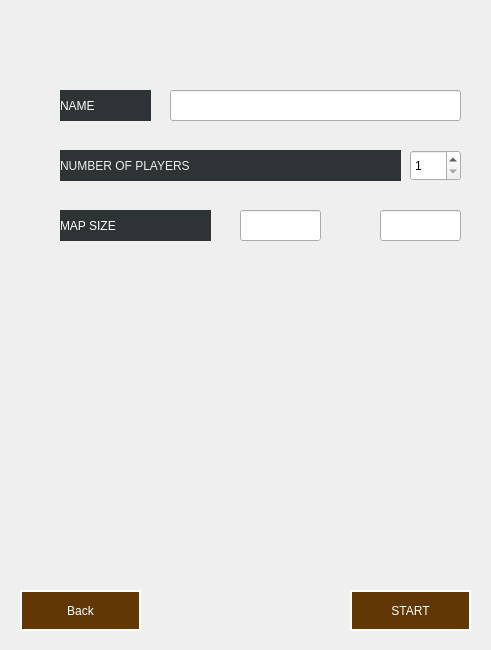
<?xml version="1.0" encoding="UTF-8"?>
<ui version="4.0">
 <class>EditorMainWindow</class>
 <widget class="QMainWindow" name="EditorMainWindow">
  <property name="geometry">
   <rect>
    <x>0</x>
    <y>0</y>
    <width>491</width>
    <height>650</height>
   </rect>
  </property>
  <property name="windowTitle">
   <string>EditorMainWindow</string>
  </property>
  <widget class="QWidget" name="centralwidget">
   <widget class="QStackedWidget" name="stackedWidget">
    <property name="geometry">
     <rect>
      <x>0</x>
      <y>0</y>
      <width>491</width>
      <height>651</height>
     </rect>
    </property>
    <property name="currentIndex">
     <number>1</number>
    </property>
    <widget class="QWidget" name="page">
     <widget class="QLabel" name="label">
      <property name="geometry">
       <rect>
        <x>0</x>
        <y>0</y>
        <width>491</width>
        <height>651</height>
       </rect>
      </property>
      <property name="text">
       <string/>
      </property>
      <property name="pixmap">
       <pixmap>../Desktop/EditorMain.jpg</pixmap>
      </property>
      <property name="scaledContents">
       <bool>true</bool>
      </property>
     </widget>
     <widget class="QPushButton" name="new_2">
      <property name="geometry">
       <rect>
        <x>170</x>
        <y>320</y>
        <width>151</width>
        <height>41</height>
       </rect>
      </property>
      <property name="styleSheet">
       <string notr="true">QPushButton {
	font: 700 11pt &quot;Dune Rise&quot;;
	color: rgb(255, 255, 255);
	background-color: rgb(96, 55, 5);
	border: 2px solid white
}
</string>
      </property>
      <property name="text">
       <string>New</string>
      </property>
     </widget>
     <widget class="QPushButton" name="load">
      <property name="geometry">
       <rect>
        <x>170</x>
        <y>390</y>
        <width>151</width>
        <height>41</height>
       </rect>
      </property>
      <property name="styleSheet">
       <string notr="true">QPushButton {
	font: 700 11pt &quot;Dune Rise&quot;;
	color: rgb(255, 255, 255);
	background-color: rgb(96, 55, 5);
	border: 2px solid white
}
</string>
      </property>
      <property name="text">
       <string>Load</string>
      </property>
     </widget>
    </widget>
    <widget class="QWidget" name="page_2">
     <widget class="QPushButton" name="back1">
      <property name="geometry">
       <rect>
        <x>20</x>
        <y>590</y>
        <width>121</width>
        <height>41</height>
       </rect>
      </property>
      <property name="styleSheet">
       <string notr="true">QPushButton {
	font: 700 11pt &quot;Dune Rise&quot;;
	color: rgb(255, 255, 255);
	background-color: rgb(96, 55, 5);
	border: 2px solid white
}
</string>
      </property>
      <property name="text">
       <string>Back</string>
      </property>
     </widget>
     <widget class="QLabel" name="label_2">
      <property name="geometry">
       <rect>
        <x>-20</x>
        <y>-20</y>
        <width>531</width>
        <height>851</height>
       </rect>
      </property>
      <property name="text">
       <string/>
      </property>
      <property name="pixmap">
       <pixmap>../Desktop/editornew.jpg</pixmap>
      </property>
      <property name="scaledContents">
       <bool>true</bool>
      </property>
     </widget>
     <widget class="QLineEdit" name="gameName">
      <property name="geometry">
       <rect>
        <x>170</x>
        <y>90</y>
        <width>291</width>
        <height>31</height>
       </rect>
      </property>
      <property name="styleSheet">
       <string notr="true">font: 700 11pt &quot;Dune Rise&quot;;</string>
      </property>
     </widget>
     <widget class="QLabel" name="label_3">
      <property name="geometry">
       <rect>
        <x>60</x>
        <y>90</y>
        <width>91</width>
        <height>31</height>
       </rect>
      </property>
      <property name="styleSheet">
       <string notr="true">font: 700 16pt &quot;Dune Rise&quot;;
background-color: rgb(46, 52, 54);
color: rgb(255, 255, 255);</string>
      </property>
      <property name="text">
       <string>NAME</string>
      </property>
      <property name="scaledContents">
       <bool>false</bool>
      </property>
     </widget>
     <widget class="QLabel" name="label_4">
      <property name="geometry">
       <rect>
        <x>60</x>
        <y>150</y>
        <width>341</width>
        <height>31</height>
       </rect>
      </property>
      <property name="styleSheet">
       <string notr="true">font: 700 16pt &quot;Dune Rise&quot;;
color: rgb(238, 238, 236);
background-color: rgb(46, 52, 54);</string>
      </property>
      <property name="text">
       <string>NUMBER OF PLAYERS</string>
      </property>
     </widget>
     <widget class="QSpinBox" name="spinBox">
      <property name="geometry">
       <rect>
        <x>410</x>
        <y>150</y>
        <width>51</width>
        <height>31</height>
       </rect>
      </property>
      <property name="styleSheet">
       <string notr="true">font: 700 11pt &quot;Dune Rise&quot;;</string>
      </property>
      <property name="minimum">
       <number>1</number>
      </property>
      <property name="maximum">
       <number>5</number>
      </property>
     </widget>
     <widget class="QPushButton" name="startnew">
      <property name="geometry">
       <rect>
        <x>350</x>
        <y>590</y>
        <width>121</width>
        <height>41</height>
       </rect>
      </property>
      <property name="styleSheet">
       <string notr="true">QPushButton {
	font: 700 11pt &quot;Dune Rise&quot;;
	color: rgb(255, 255, 255);
	background-color: rgb(96, 55, 5);
	border: 2px solid white
}
</string>
      </property>
      <property name="text">
       <string>START</string>
      </property>
     </widget>
     <widget class="QLabel" name="label_5">
      <property name="geometry">
       <rect>
        <x>60</x>
        <y>210</y>
        <width>151</width>
        <height>31</height>
       </rect>
      </property>
      <property name="styleSheet">
       <string notr="true">font: 700 16pt &quot;Dune Rise&quot;;
background-color: rgb(46, 52, 54);
color: rgb(255, 255, 255);</string>
      </property>
      <property name="text">
       <string>MAP SIZE</string>
      </property>
      <property name="scaledContents">
       <bool>false</bool>
      </property>
     </widget>
     <widget class="QLineEdit" name="MapX">
      <property name="geometry">
       <rect>
        <x>240</x>
        <y>210</y>
        <width>81</width>
        <height>31</height>
       </rect>
      </property>
      <property name="autoFillBackground">
       <bool>false</bool>
      </property>
      <property name="styleSheet">
       <string notr="true">font: 700 11pt &quot;Dune Rise&quot;;</string>
      </property>
     </widget>
     <widget class="QLineEdit" name="MapY">
      <property name="geometry">
       <rect>
        <x>380</x>
        <y>210</y>
        <width>81</width>
        <height>31</height>
       </rect>
      </property>
      <property name="styleSheet">
       <string notr="true">font: 700 11pt &quot;Dune Rise&quot;;</string>
      </property>
     </widget>
     <widget class="QLabel" name="label_6">
      <property name="geometry">
       <rect>
        <x>340</x>
        <y>210</y>
        <width>21</width>
        <height>31</height>
       </rect>
      </property>
      <property name="styleSheet">
       <string notr="true">font: 700 16pt &quot;Dune Rise&quot;;
color: rgb(238, 238, 236);</string>
      </property>
      <property name="text">
       <string>x</string>
      </property>
     </widget>
     <zorder>label_2</zorder>
     <zorder>back1</zorder>
     <zorder>gameName</zorder>
     <zorder>label_3</zorder>
     <zorder>label_4</zorder>
     <zorder>spinBox</zorder>
     <zorder>startnew</zorder>
     <zorder>label_5</zorder>
     <zorder>MapX</zorder>
     <zorder>MapY</zorder>
     <zorder>label_6</zorder>
    </widget>
    <widget class="QWidget" name="page_3">
     <widget class="QPushButton" name="back_2">
      <property name="geometry">
       <rect>
        <x>20</x>
        <y>590</y>
        <width>121</width>
        <height>41</height>
       </rect>
      </property>
      <property name="styleSheet">
       <string notr="true">QPushButton {
	font: 700 11pt &quot;Dune Rise&quot;;
	color: rgb(255, 255, 255);
	background-color: rgb(96, 55, 5);
	border: 2px solid white
}
</string>
      </property>
      <property name="text">
       <string>Back</string>
      </property>
     </widget>
     <widget class="QLabel" name="label_7">
      <property name="geometry">
       <rect>
        <x>-10</x>
        <y>-20</y>
        <width>561</width>
        <height>1261</height>
       </rect>
      </property>
      <property name="text">
       <string/>
      </property>
      <property name="pixmap">
       <pixmap>../Desktop/load.jpg</pixmap>
      </property>
      <property name="scaledContents">
       <bool>true</bool>
      </property>
     </widget>
     <widget class="QPushButton" name="startLoad">
      <property name="geometry">
       <rect>
        <x>350</x>
        <y>590</y>
        <width>121</width>
        <height>41</height>
       </rect>
      </property>
      <property name="styleSheet">
       <string notr="true">QPushButton {
	font: 700 11pt &quot;Dune Rise&quot;;
	color: rgb(255, 255, 255);
	background-color: rgb(96, 55, 5);
	border: 2px solid white
}
</string>
      </property>
      <property name="text">
       <string>START</string>
      </property>
     </widget>
     <widget class="QComboBox" name="comboBox">
      <property name="geometry">
       <rect>
        <x>100</x>
        <y>90</y>
        <width>301</width>
        <height>31</height>
       </rect>
      </property>
      <property name="styleSheet">
       <string notr="true">background-color: rgb(175, 151, 80);
border-color: rgb(0, 0, 0);
color: rgb(0, 0, 0);</string>
      </property>
     </widget>
     <widget class="QLabel" name="label_8">
      <property name="geometry">
       <rect>
        <x>120</x>
        <y>10</y>
        <width>271</width>
        <height>81</height>
       </rect>
      </property>
      <property name="styleSheet">
       <string notr="true">color: rgb(255, 255, 255);
font: 700 20pt &quot;Dune Rise&quot;;</string>
      </property>
      <property name="text">
       <string>SELECT MAP</string>
      </property>
     </widget>
     <widget class="QLineEdit" name="MapX_2">
      <property name="geometry">
       <rect>
        <x>220</x>
        <y>190</y>
        <width>81</width>
        <height>31</height>
       </rect>
      </property>
      <property name="autoFillBackground">
       <bool>false</bool>
      </property>
      <property name="styleSheet">
       <string notr="true">font: 700 11pt &quot;Dune Rise&quot;;</string>
      </property>
      <property name="readOnly">
       <bool>true</bool>
      </property>
     </widget>
     <widget class="QLineEdit" name="MapY_2">
      <property name="geometry">
       <rect>
        <x>360</x>
        <y>190</y>
        <width>81</width>
        <height>31</height>
       </rect>
      </property>
      <property name="styleSheet">
       <string notr="true">font: 700 11pt &quot;Dune Rise&quot;;</string>
      </property>
      <property name="readOnly">
       <bool>true</bool>
      </property>
     </widget>
     <widget class="QLabel" name="label_9">
      <property name="geometry">
       <rect>
        <x>320</x>
        <y>190</y>
        <width>21</width>
        <height>31</height>
       </rect>
      </property>
      <property name="styleSheet">
       <string notr="true">font: 700 16pt &quot;Dune Rise&quot;;
color: rgb(238, 238, 236);</string>
      </property>
      <property name="text">
       <string>x</string>
      </property>
     </widget>
     <widget class="QLabel" name="label_10">
      <property name="geometry">
       <rect>
        <x>40</x>
        <y>190</y>
        <width>151</width>
        <height>31</height>
       </rect>
      </property>
      <property name="styleSheet">
       <string notr="true">font: 700 16pt &quot;Dune Rise&quot;;
background-color: rgb(46, 52, 54);
color: rgb(255, 255, 255);</string>
      </property>
      <property name="text">
       <string>MAP SIZE</string>
      </property>
      <property name="scaledContents">
       <bool>false</bool>
      </property>
     </widget>
     <widget class="QLabel" name="label_11">
      <property name="geometry">
       <rect>
        <x>40</x>
        <y>250</y>
        <width>341</width>
        <height>31</height>
       </rect>
      </property>
      <property name="styleSheet">
       <string notr="true">font: 700 16pt &quot;Dune Rise&quot;;
color: rgb(238, 238, 236);
background-color: rgb(46, 52, 54);</string>
      </property>
      <property name="text">
       <string>NUMBER OF PLAYERS</string>
      </property>
     </widget>
     <widget class="QLineEdit" name="MapY_3">
      <property name="geometry">
       <rect>
        <x>390</x>
        <y>250</y>
        <width>51</width>
        <height>31</height>
       </rect>
      </property>
      <property name="styleSheet">
       <string notr="true">font: 700 11pt &quot;Dune Rise&quot;;</string>
      </property>
      <property name="readOnly">
       <bool>true</bool>
      </property>
     </widget>
     <zorder>label_7</zorder>
     <zorder>back_2</zorder>
     <zorder>startLoad</zorder>
     <zorder>comboBox</zorder>
     <zorder>label_8</zorder>
     <zorder>MapX_2</zorder>
     <zorder>MapY_2</zorder>
     <zorder>label_9</zorder>
     <zorder>label_10</zorder>
     <zorder>label_11</zorder>
     <zorder>MapY_3</zorder>
    </widget>
   </widget>
  </widget>
 </widget>
 <resources/>
 <connections/>
</ui>
